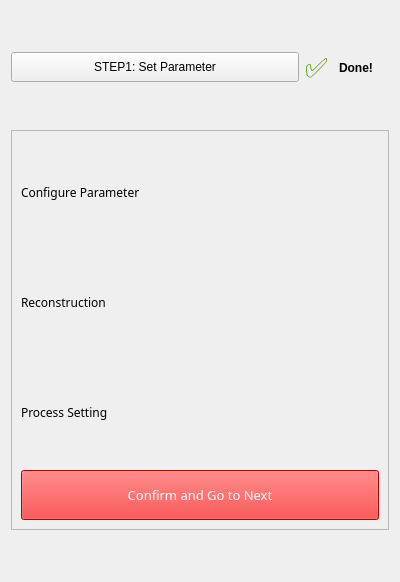
<?xml version="1.0" encoding="UTF-8"?>
<ui version="4.0">
 <class>Form</class>
 <widget class="QWidget" name="Form">
  <property name="geometry">
   <rect>
    <x>0</x>
    <y>0</y>
    <width>400</width>
    <height>582</height>
   </rect>
  </property>
  <property name="windowTitle">
   <string>Form</string>
  </property>
  <layout class="QGridLayout" name="mainLayout">
   <item row="0" column="0">
    <widget class="QToolButton" name="toggleButton">
     <property name="sizePolicy">
      <sizepolicy hsizetype="Preferred" vsizetype="Preferred">
       <horstretch>0</horstretch>
       <verstretch>0</verstretch>
      </sizepolicy>
     </property>
     <property name="maximumSize">
      <size>
       <width>400</width>
       <height>30</height>
      </size>
     </property>
     <property name="text">
      <string>STEP1: Set Parameter</string>
     </property>
    </widget>
   </item>
   <item row="0" column="1">
    <widget class="QLabel" name="label_check">
     <property name="enabled">
      <bool>true</bool>
     </property>
     <property name="maximumSize">
      <size>
       <width>28</width>
       <height>16777215</height>
      </size>
     </property>
     <property name="palette">
      <palette>
       <active>
        <colorrole role="WindowText">
         <brush brushstyle="SolidPattern">
          <color alpha="255">
           <red>78</red>
           <green>154</green>
           <blue>6</blue>
          </color>
         </brush>
        </colorrole>
        <colorrole role="Button">
         <brush brushstyle="SolidPattern">
          <color alpha="255">
           <red>78</red>
           <green>154</green>
           <blue>6</blue>
          </color>
         </brush>
        </colorrole>
        <colorrole role="Light">
         <brush brushstyle="SolidPattern">
          <color alpha="255">
           <red>117</red>
           <green>231</green>
           <blue>9</blue>
          </color>
         </brush>
        </colorrole>
        <colorrole role="Midlight">
         <brush brushstyle="SolidPattern">
          <color alpha="255">
           <red>97</red>
           <green>192</green>
           <blue>7</blue>
          </color>
         </brush>
        </colorrole>
        <colorrole role="Dark">
         <brush brushstyle="SolidPattern">
          <color alpha="255">
           <red>39</red>
           <green>77</green>
           <blue>3</blue>
          </color>
         </brush>
        </colorrole>
        <colorrole role="Mid">
         <brush brushstyle="SolidPattern">
          <color alpha="255">
           <red>52</red>
           <green>103</green>
           <blue>4</blue>
          </color>
         </brush>
        </colorrole>
        <colorrole role="Text">
         <brush brushstyle="SolidPattern">
          <color alpha="255">
           <red>78</red>
           <green>154</green>
           <blue>6</blue>
          </color>
         </brush>
        </colorrole>
        <colorrole role="BrightText">
         <brush brushstyle="SolidPattern">
          <color alpha="255">
           <red>255</red>
           <green>255</green>
           <blue>255</blue>
          </color>
         </brush>
        </colorrole>
        <colorrole role="ButtonText">
         <brush brushstyle="SolidPattern">
          <color alpha="255">
           <red>0</red>
           <green>0</green>
           <blue>0</blue>
          </color>
         </brush>
        </colorrole>
        <colorrole role="Base">
         <brush brushstyle="SolidPattern">
          <color alpha="255">
           <red>255</red>
           <green>255</green>
           <blue>255</blue>
          </color>
         </brush>
        </colorrole>
        <colorrole role="Window">
         <brush brushstyle="SolidPattern">
          <color alpha="255">
           <red>78</red>
           <green>154</green>
           <blue>6</blue>
          </color>
         </brush>
        </colorrole>
        <colorrole role="Shadow">
         <brush brushstyle="SolidPattern">
          <color alpha="255">
           <red>0</red>
           <green>0</green>
           <blue>0</blue>
          </color>
         </brush>
        </colorrole>
        <colorrole role="AlternateBase">
         <brush brushstyle="SolidPattern">
          <color alpha="255">
           <red>166</red>
           <green>204</green>
           <blue>130</blue>
          </color>
         </brush>
        </colorrole>
        <colorrole role="ToolTipBase">
         <brush brushstyle="SolidPattern">
          <color alpha="255">
           <red>255</red>
           <green>255</green>
           <blue>220</blue>
          </color>
         </brush>
        </colorrole>
        <colorrole role="ToolTipText">
         <brush brushstyle="SolidPattern">
          <color alpha="255">
           <red>0</red>
           <green>0</green>
           <blue>0</blue>
          </color>
         </brush>
        </colorrole>
       </active>
       <inactive>
        <colorrole role="WindowText">
         <brush brushstyle="SolidPattern">
          <color alpha="255">
           <red>78</red>
           <green>154</green>
           <blue>6</blue>
          </color>
         </brush>
        </colorrole>
        <colorrole role="Button">
         <brush brushstyle="SolidPattern">
          <color alpha="255">
           <red>78</red>
           <green>154</green>
           <blue>6</blue>
          </color>
         </brush>
        </colorrole>
        <colorrole role="Light">
         <brush brushstyle="SolidPattern">
          <color alpha="255">
           <red>117</red>
           <green>231</green>
           <blue>9</blue>
          </color>
         </brush>
        </colorrole>
        <colorrole role="Midlight">
         <brush brushstyle="SolidPattern">
          <color alpha="255">
           <red>97</red>
           <green>192</green>
           <blue>7</blue>
          </color>
         </brush>
        </colorrole>
        <colorrole role="Dark">
         <brush brushstyle="SolidPattern">
          <color alpha="255">
           <red>39</red>
           <green>77</green>
           <blue>3</blue>
          </color>
         </brush>
        </colorrole>
        <colorrole role="Mid">
         <brush brushstyle="SolidPattern">
          <color alpha="255">
           <red>52</red>
           <green>103</green>
           <blue>4</blue>
          </color>
         </brush>
        </colorrole>
        <colorrole role="Text">
         <brush brushstyle="SolidPattern">
          <color alpha="255">
           <red>78</red>
           <green>154</green>
           <blue>6</blue>
          </color>
         </brush>
        </colorrole>
        <colorrole role="BrightText">
         <brush brushstyle="SolidPattern">
          <color alpha="255">
           <red>255</red>
           <green>255</green>
           <blue>255</blue>
          </color>
         </brush>
        </colorrole>
        <colorrole role="ButtonText">
         <brush brushstyle="SolidPattern">
          <color alpha="255">
           <red>0</red>
           <green>0</green>
           <blue>0</blue>
          </color>
         </brush>
        </colorrole>
        <colorrole role="Base">
         <brush brushstyle="SolidPattern">
          <color alpha="255">
           <red>255</red>
           <green>255</green>
           <blue>255</blue>
          </color>
         </brush>
        </colorrole>
        <colorrole role="Window">
         <brush brushstyle="SolidPattern">
          <color alpha="255">
           <red>78</red>
           <green>154</green>
           <blue>6</blue>
          </color>
         </brush>
        </colorrole>
        <colorrole role="Shadow">
         <brush brushstyle="SolidPattern">
          <color alpha="255">
           <red>0</red>
           <green>0</green>
           <blue>0</blue>
          </color>
         </brush>
        </colorrole>
        <colorrole role="AlternateBase">
         <brush brushstyle="SolidPattern">
          <color alpha="255">
           <red>166</red>
           <green>204</green>
           <blue>130</blue>
          </color>
         </brush>
        </colorrole>
        <colorrole role="ToolTipBase">
         <brush brushstyle="SolidPattern">
          <color alpha="255">
           <red>255</red>
           <green>255</green>
           <blue>220</blue>
          </color>
         </brush>
        </colorrole>
        <colorrole role="ToolTipText">
         <brush brushstyle="SolidPattern">
          <color alpha="255">
           <red>0</red>
           <green>0</green>
           <blue>0</blue>
          </color>
         </brush>
        </colorrole>
       </inactive>
       <disabled>
        <colorrole role="WindowText">
         <brush brushstyle="SolidPattern">
          <color alpha="255">
           <red>39</red>
           <green>77</green>
           <blue>3</blue>
          </color>
         </brush>
        </colorrole>
        <colorrole role="Button">
         <brush brushstyle="SolidPattern">
          <color alpha="255">
           <red>78</red>
           <green>154</green>
           <blue>6</blue>
          </color>
         </brush>
        </colorrole>
        <colorrole role="Light">
         <brush brushstyle="SolidPattern">
          <color alpha="255">
           <red>117</red>
           <green>231</green>
           <blue>9</blue>
          </color>
         </brush>
        </colorrole>
        <colorrole role="Midlight">
         <brush brushstyle="SolidPattern">
          <color alpha="255">
           <red>97</red>
           <green>192</green>
           <blue>7</blue>
          </color>
         </brush>
        </colorrole>
        <colorrole role="Dark">
         <brush brushstyle="SolidPattern">
          <color alpha="255">
           <red>39</red>
           <green>77</green>
           <blue>3</blue>
          </color>
         </brush>
        </colorrole>
        <colorrole role="Mid">
         <brush brushstyle="SolidPattern">
          <color alpha="255">
           <red>52</red>
           <green>103</green>
           <blue>4</blue>
          </color>
         </brush>
        </colorrole>
        <colorrole role="Text">
         <brush brushstyle="SolidPattern">
          <color alpha="255">
           <red>39</red>
           <green>77</green>
           <blue>3</blue>
          </color>
         </brush>
        </colorrole>
        <colorrole role="BrightText">
         <brush brushstyle="SolidPattern">
          <color alpha="255">
           <red>255</red>
           <green>255</green>
           <blue>255</blue>
          </color>
         </brush>
        </colorrole>
        <colorrole role="ButtonText">
         <brush brushstyle="SolidPattern">
          <color alpha="255">
           <red>39</red>
           <green>77</green>
           <blue>3</blue>
          </color>
         </brush>
        </colorrole>
        <colorrole role="Base">
         <brush brushstyle="SolidPattern">
          <color alpha="255">
           <red>78</red>
           <green>154</green>
           <blue>6</blue>
          </color>
         </brush>
        </colorrole>
        <colorrole role="Window">
         <brush brushstyle="SolidPattern">
          <color alpha="255">
           <red>78</red>
           <green>154</green>
           <blue>6</blue>
          </color>
         </brush>
        </colorrole>
        <colorrole role="Shadow">
         <brush brushstyle="SolidPattern">
          <color alpha="255">
           <red>0</red>
           <green>0</green>
           <blue>0</blue>
          </color>
         </brush>
        </colorrole>
        <colorrole role="AlternateBase">
         <brush brushstyle="SolidPattern">
          <color alpha="255">
           <red>78</red>
           <green>154</green>
           <blue>6</blue>
          </color>
         </brush>
        </colorrole>
        <colorrole role="ToolTipBase">
         <brush brushstyle="SolidPattern">
          <color alpha="255">
           <red>255</red>
           <green>255</green>
           <blue>220</blue>
          </color>
         </brush>
        </colorrole>
        <colorrole role="ToolTipText">
         <brush brushstyle="SolidPattern">
          <color alpha="255">
           <red>0</red>
           <green>0</green>
           <blue>0</blue>
          </color>
         </brush>
        </colorrole>
       </disabled>
      </palette>
     </property>
     <property name="font">
      <font>
       <pointsize>20</pointsize>
       <weight>50</weight>
       <bold>false</bold>
       <kerning>true</kerning>
      </font>
     </property>
     <property name="layoutDirection">
      <enum>Qt::RightToLeft</enum>
     </property>
     <property name="text">
      <string>✅</string>
     </property>
     <property name="wordWrap">
      <bool>false</bool>
     </property>
     <property name="margin">
      <number>-1</number>
     </property>
    </widget>
   </item>
   <item row="0" column="2">
    <widget class="QLabel" name="label_done_text">
     <property name="minimumSize">
      <size>
       <width>40</width>
       <height>0</height>
      </size>
     </property>
     <property name="maximumSize">
      <size>
       <width>50</width>
       <height>16777215</height>
      </size>
     </property>
     <property name="font">
      <font>
       <weight>75</weight>
       <bold>true</bold>
      </font>
     </property>
     <property name="layoutDirection">
      <enum>Qt::RightToLeft</enum>
     </property>
     <property name="text">
      <string>Done!</string>
     </property>
    </widget>
   </item>
   <item row="9" column="0" colspan="3">
    <widget class="QScrollArea" name="contentArea">
     <property name="sizePolicy">
      <sizepolicy hsizetype="Expanding" vsizetype="Expanding">
       <horstretch>0</horstretch>
       <verstretch>1</verstretch>
      </sizepolicy>
     </property>
     <property name="minimumSize">
      <size>
       <width>160</width>
       <height>0</height>
      </size>
     </property>
     <property name="maximumSize">
      <size>
       <width>400</width>
       <height>400</height>
      </size>
     </property>
     <property name="styleSheet">
      <string notr="true"/>
     </property>
     <property name="verticalScrollBarPolicy">
      <enum>Qt::ScrollBarAsNeeded</enum>
     </property>
     <property name="horizontalScrollBarPolicy">
      <enum>Qt::ScrollBarAsNeeded</enum>
     </property>
     <property name="sizeAdjustPolicy">
      <enum>QAbstractScrollArea::AdjustIgnored</enum>
     </property>
     <property name="widgetResizable">
      <bool>true</bool>
     </property>
     <widget class="QWidget" name="Parameter_2">
      <property name="geometry">
       <rect>
        <x>0</x>
        <y>0</y>
        <width>380</width>
        <height>398</height>
       </rect>
      </property>
      <property name="sizePolicy">
       <sizepolicy hsizetype="Preferred" vsizetype="Expanding">
        <horstretch>0</horstretch>
        <verstretch>0</verstretch>
       </sizepolicy>
      </property>
      <property name="styleSheet">
       <string notr="true"/>
      </property>
      <layout class="QVBoxLayout" name="contentLayout">
       <item>
        <widget class="QLabel" name="label_7">
         <property name="minimumSize">
          <size>
           <width>0</width>
           <height>0</height>
          </size>
         </property>
         <property name="font">
          <font>
           <family>Arial Black</family>
           <pointsize>9</pointsize>
           <weight>10</weight>
           <italic>false</italic>
           <bold>false</bold>
          </font>
         </property>
         <property name="styleSheet">
          <string notr="true">
font: 87 9pt &quot;Arial Black&quot;;</string>
         </property>
         <property name="text">
          <string>Configure Parameter</string>
         </property>
        </widget>
       </item>
       <item>
        <widget class="QLabel" name="label_72">
         <property name="font">
          <font>
           <family>Arial Black</family>
           <pointsize>9</pointsize>
           <weight>10</weight>
           <italic>false</italic>
           <bold>false</bold>
          </font>
         </property>
         <property name="styleSheet">
          <string notr="true">
font: 87 9pt &quot;Arial Black&quot;;</string>
         </property>
         <property name="text">
          <string>Reconstruction</string>
         </property>
        </widget>
       </item>
       <item>
        <widget class="QLabel" name="label_78">
         <property name="font">
          <font>
           <family>Arial Black</family>
           <pointsize>9</pointsize>
           <weight>10</weight>
           <italic>false</italic>
           <bold>false</bold>
          </font>
         </property>
         <property name="styleSheet">
          <string notr="true">
font: 87 9pt &quot;Arial Black&quot;;</string>
         </property>
         <property name="text">
          <string>Process Setting</string>
         </property>
        </widget>
       </item>
       <item>
        <widget class="QPushButton" name="pushButton_Confirm">
         <property name="sizePolicy">
          <sizepolicy hsizetype="Preferred" vsizetype="Fixed">
           <horstretch>0</horstretch>
           <verstretch>0</verstretch>
          </sizepolicy>
         </property>
         <property name="minimumSize">
          <size>
           <width>60</width>
           <height>25</height>
          </size>
         </property>
         <property name="maximumSize">
          <size>
           <width>400</width>
           <height>50</height>
          </size>
         </property>
         <property name="font">
          <font>
           <family>Arial Black</family>
           <pointsize>10</pointsize>
           <weight>10</weight>
           <italic>false</italic>
           <bold>false</bold>
          </font>
         </property>
         <property name="focusPolicy">
          <enum>Qt::StrongFocus</enum>
         </property>
         <property name="layoutDirection">
          <enum>Qt::LeftToRight</enum>
         </property>
         <property name="styleSheet">
          <string notr="true">color: rgb(255, 255, 255);
font: 87 10pt &quot;Arial Black&quot;;
background-color: rgb(255, 0, 0);</string>
         </property>
         <property name="text">
          <string>Confirm and Go to Next</string>
         </property>
        </widget>
       </item>
      </layout>
     </widget>
    </widget>
   </item>
  </layout>
 </widget>
 <resources/>
 <connections/>
</ui>
